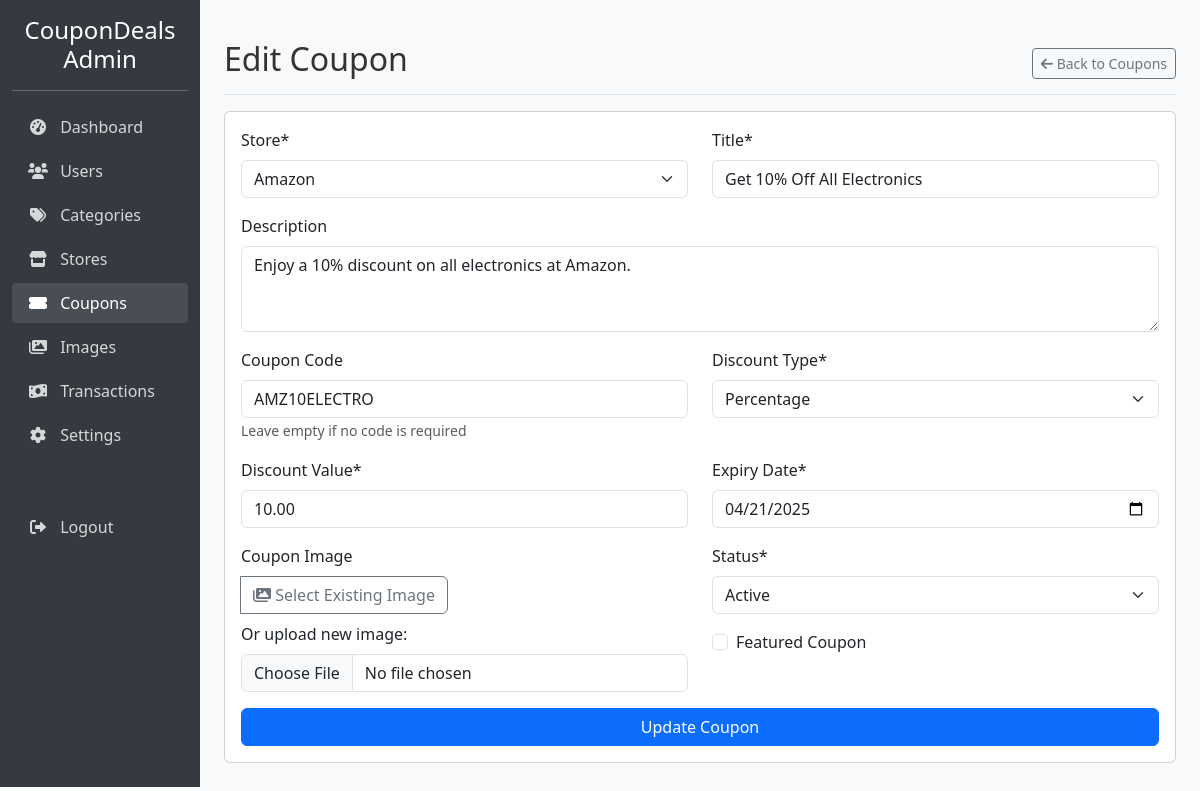
Screenshot of /admin/edit-coupon_Ori.php?id=1 (signed in) with the database file from the repository.
### tables this page shows
CREATE TABLE IF NOT EXISTS coupons (
    id INT AUTO_INCREMENT PRIMARY KEY,
    store_id INT,
    title VARCHAR(255) NOT NULL,
    description TEXT,
    coupon_code VARCHAR(50),
    discount_type ENUM('percentage', 'fixed', 'cashback') DEFAULT 'percentage',
    discount_value DECIMAL(10,2),
    expiry_date DATE,
    image VARCHAR(255),
    is_featured BOOLEAN DEFAULT FALSE,
    status ENUM('active', 'expired', 'inactive') DEFAULT 'active',
    clicks INT DEFAULT 0,
    created_at TIMESTAMP DEFAULT CURRENT_TIMESTAMP,
    updated_at TIMESTAMP DEFAULT CURRENT_TIMESTAMP ON UPDATE CURRENT_TIMESTAMP,
    FOREIGN KEY (store_id) REFERENCES stores(id) ON DELETE CASCADE
);

CREATE TABLE IF NOT EXISTS stores (
    id INT AUTO_INCREMENT PRIMARY KEY,
    name VARCHAR(100) NOT NULL,
    slug VARCHAR(100) NOT NULL UNIQUE,
    logo VARCHAR(255),
    description TEXT,
    website_url VARCHAR(255),
    cashback_percent DECIMAL(5,2),
    is_featured BOOLEAN DEFAULT FALSE,
    status ENUM('active', 'inactive') DEFAULT 'active',
    created_at TIMESTAMP DEFAULT CURRENT_TIMESTAMP,
    updated_at TIMESTAMP DEFAULT CURRENT_TIMESTAMP ON UPDATE CURRENT_TIMESTAMP
);

### admin/edit-coupon_Ori.php (the view, shortened to what this page needs)
<?php
require_once '../database/db.php';
$id = (int)$_GET['id'];
$coupon = null;
$sql = "SELECT * FROM coupons WHERE id = ?";
$stmt = $conn->prepare($sql);
$stmt->bind_param("i", $id);
$stmt->execute();
$result = $stmt->get_result();
if ($result->num_rows == 1) {
    $coupon = $result->fetch_assoc();
} else {
    header("Location: coupons.php?error=Coupon not found");
    exit();
}
$stores = [];
$sql = "SELECT * FROM stores WHERE status = 'active' ORDER BY name ASC";
$result = $conn->query($sql);
if ($result->num_rows > 0) {
    while ($row = $result->fetch_assoc()) {
        $stores[] = $row;
    }
}
?>
<!DOCTYPE html>
<html lang="en">
<head>
  <link href="https://cdn.jsdelivr.net/npm/bootstrap@5.3.0-alpha1/dist/css/bootstrap.min.css" rel="stylesheet">
  <link rel="stylesheet" href="https://cdnjs.cloudflare.com/ajax/libs/font-awesome/6.0.0/css/all.min.css">
  <link rel="stylesheet" href="../assets/css/style.css">
</head>
<body>
  <div class="container-fluid">
      <div class="row">
          <div class="col-md-3 col-lg-2 d-md-block admin-sidebar collapse">
              <div class="pt-3 text-center">
                  <a href="index.php" class="text-white text-decoration-none">
                      <h4>CouponDeals Admin</h4>
                  </a>
              </div>
              <hr class="text-white">
              <ul class="nav flex-column">
                  <li class="nav-item">
                      <a class="nav-link" href="index.php">
                          <i class="fas fa-tachometer-alt"></i> Dashboard
                      </a>
                  </li>
                  <li class="nav-item">
                      <a class="nav-link" href="users.php">
                          <i class="fas fa-users"></i> Users
                      </a>
                  </li>
                  <li class="nav-item">
                      <a class="nav-link" href="categories.php">
                          <i class="fas fa-tags"></i> Categories
                      </a>
                  </li>
                  <li class="nav-item">
                      <a class="nav-link" href="stores.php">
                          <i class="fas fa-store"></i> Stores
                      </a>
                  </li>
                  <li class="nav-item">
                      <a class="nav-link active" href="coupons.php">
                          <i class="fas fa-ticket-alt"></i> Coupons
                      </a>
                  </li>
                  <li class="nav-item">
                      <a class="nav-link" href="images.php">
                          <i class="fas fa-images"></i> Images
                      </a>
                  </li>
                  <li class="nav-item">
                      <a class="nav-link" href="transactions.php">
                          <i class="fas fa-money-bill-wave"></i> Transactions
                      </a>
                  </li>
                  <li class="nav-item">
                      <a class="nav-link" href="settings.php">
                          <i class="fas fa-cog"></i> Settings
                      </a>
                  </li>
                  <li class="nav-item mt-5">
                      <a class="nav-link" href="../logout.php">
                          <i class="fas fa-sign-out-alt"></i> Logout
                      </a>
                  </li>
              </ul>
          </div>
          <div class="col-md-9 ms-sm-auto col-lg-10 px-md-4 py-4">
              <div class="d-flex justify-content-between flex-wrap flex-md-nowrap align-items-center pt-3 pb-2 mb-3 border-bottom">
                  <h1 class="h2">Edit Coupon</h1>
                  <div class="btn-toolbar mb-2 mb-md-0">
                      <a href="coupons.php" class="btn btn-sm btn-outline-secondary">
                          <i class="fas fa-arrow-left"></i> Back to Coupons
                      </a>
                  </div>
              </div>
              <div class="card">
                  <div class="card-body">
                      <form action="edit-coupon.php?id=<?php echo $id; ?>" method="POST" enctype="multipart/form-data">
  <div class="row">
      <div class="col-md-6 mb-3">
          <label for="store_id" class="form-label">Store*</label>
          <select class="form-select" id="store_id" name="store_id" required>
              <?php foreach ($stores as $store): ?>
                  <option value="<?php echo $store['id']; ?>" <?php echo $coupon['store_id'] == $store['id'] ? 'selected' : ''; ?>><?php echo $store['name']; ?></option>
              <?php endforeach; ?>
          </select>
      </div>
      <div class="col-md-6 mb-3">
          <label for="title" class="form-label">Title*</label>
          <input type="text" class="form-control" id="title" name="title" value="<?php echo htmlspecialchars($coupon['title']); ?>" required>
      </div>
  </div>
  <div class="mb-3">
      <label for="description" class="form-label">Description</label>
      <textarea class="form-control" id="description" name="description" rows="3"><?php echo htmlspecialchars($coupon['description']); ?></textarea>
  </div>
  <div class="row">
      <div class="col-md-6 mb-3">
          <label for="coupon_code" class="form-label">Coupon Code</label>
          <input type="text" class="form-control" id="coupon_code" name="coupon_code" value="<?php echo htmlspecialchars($coupon['coupon_code']); ?>">
          <small class="text-muted">Leave empty if no code is required</small>
      </div>
      <div class="col-md-6 mb-3">
          <label for="discount_type" class="form-label">Discount Type*</label>
          <select class="form-select" id="discount_type" name="discount_type" required>
              <option value="percentage" <?php echo $coupon['discount_type'] == 'percentage' ? 'selected' : ''; ?>>Percentage</option>
          </select>
      </div>
  </div>
  <div class="row">
      <div class="col-md-6 mb-3">
          <label for="discount_value" class="form-label">Discount Value*</label>
          <input type="number" class="form-control" id="discount_value" name="discount_value" step="0.01" value="<?php echo $coupon['discount_value']; ?>" required>
      </div>
      <div class="col-md-6 mb-3">
          <label for="expiry_date" class="form-label">Expiry Date*</label>
          <input type="date" class="form-control" id="expiry_date" name="expiry_date" value="<?php echo $coupon['expiry_date']; ?>" required>
      </div>
  </div>
  <div class="row">
      <div class="col-md-6 mb-3">
          <label class="form-label">Coupon Image</label>
          <div class="input-group">
              <button class="btn btn-outline-secondary image-selector-btn" type="button" data-target="image" data-type="coupon">
                  <i class="fas fa-images"></i> Select Existing Image
              </button>
          </div>
          <div class="mt-2">
              <label class="form-label">Or upload new image:</label>
              <input type="file" class="form-control" id="image_upload" name="image_upload" accept="image/*">
          </div>
      </div>
      <div class="col-md-6 mb-3">
          <label for="status" class="form-label">Status*</label>
          <select class="form-select" id="status" name="status" required>
              <option value="active" <?php echo $coupon['status'] == 'active' ? 'selected' : ''; ?>>Active</option>
          </select>
          <div class="form-check mt-3">
              <input class="form-check-input" type="checkbox" id="is_featured" name="is_featured" <?php echo $coupon['is_featured'] ? 'checked' : ''; ?>>
              <label class="form-check-label" for="is_featured">
                  Featured Coupon
              </label>
          </div>
      </div>
  </div>
  <div class="d-grid">
      <button type="submit" class="btn btn-primary">Update Coupon</button>
  </div>
</form>
                  </div>
              </div>
          </div>
      </div>
  </div>
</body>
</html>

### assets/css/style.css (style rules this page uses)
body { font-family: "Segoe UI", Tahoma, Geneva, Verdana, sans-serif; background-color: #f8f9fa; color: #333; }
.admin-sidebar { background-color: #343a40; color: white; min-height: calc(100vh - 56px); }
.admin-sidebar .nav-link { color: rgba(255, 255, 255, 0.8); padding: 0.5rem 1rem; border-radius: 4px; margin-bottom: 0.25rem; }
.admin-sidebar .nav-link:hover, .admin-sidebar .nav-link.active { color: white; background-color: rgba(255, 255, 255, 0.1); }
.admin-sidebar .nav-link i { width: 20px; text-align: center; margin-right: 0.5rem; }
html { scroll-behavior: smooth; }

### rows the page displays
coupons: store_id "Amazon", title "Get 10% Off All Electronics", description "Enjoy a 10% discount on all electronics at Amazon.", coupon_code "AMZ10ELECTRO", discount_type "Percentage", discount_value "10.00", expiry_date "04/21/2025", status "Active"
